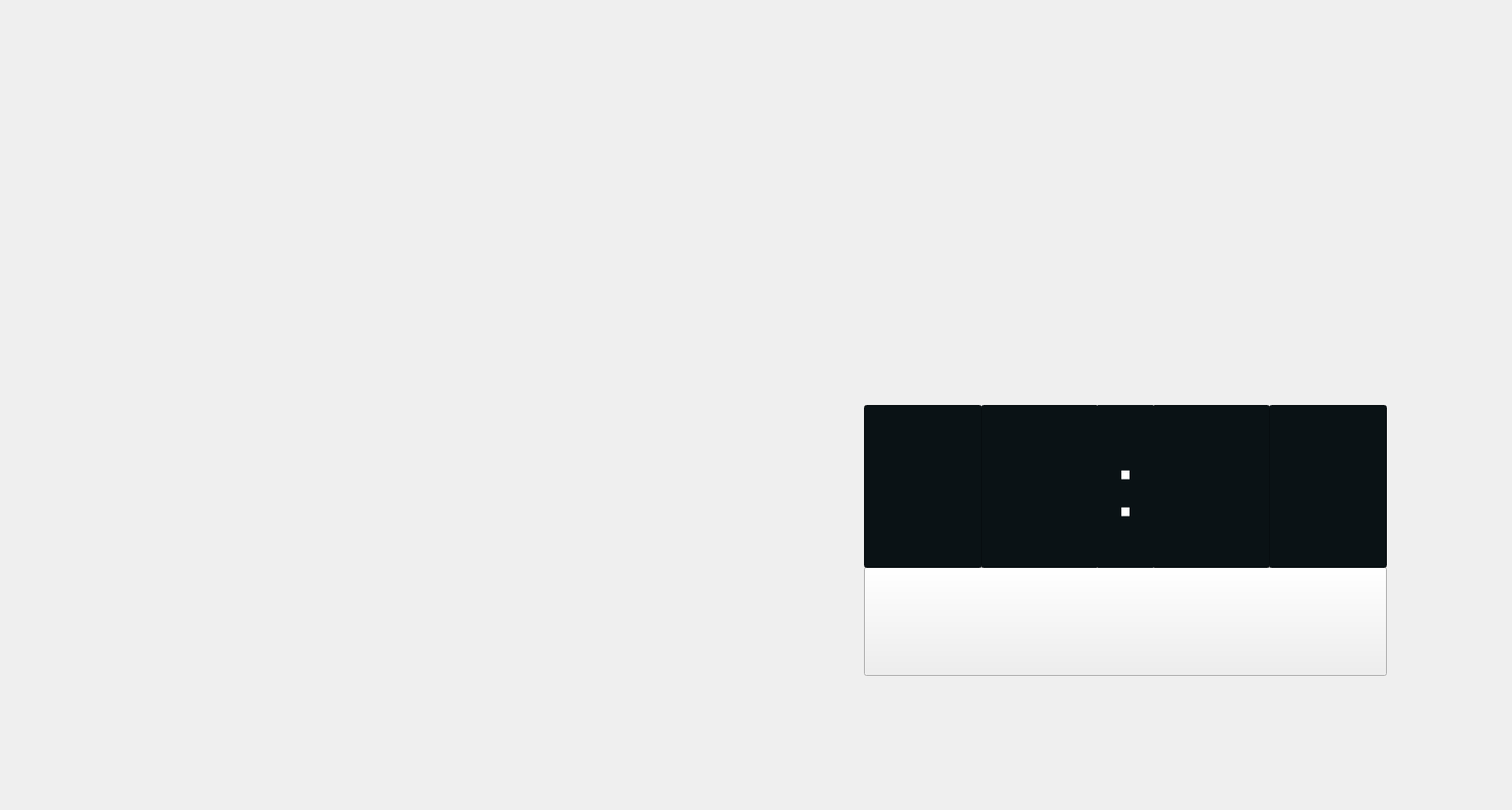
<?xml version="1.0" encoding="UTF-8"?>
<ui version="4.0">
 <class>Form</class>
 <widget class="QWidget" name="Form">
  <property name="geometry">
   <rect>
    <x>0</x>
    <y>0</y>
    <width>1680</width>
    <height>900</height>
   </rect>
  </property>
  <property name="contextMenuPolicy">
   <enum>Qt::ActionsContextMenu</enum>
  </property>
  <property name="windowTitle">
   <string>Form</string>
  </property>
  <property name="statusTip">
   <string extracomment="dddd"/>
  </property>
  <widget class="QPushButton" name="startBt">
   <property name="geometry">
    <rect>
     <x>960</x>
     <y>630</y>
     <width>581</width>
     <height>121</height>
    </rect>
   </property>
   <property name="styleSheet">
    <string notr="true">QPushButton#startBt:hover{border-image:url(&quot;UIDesign/UIButton/NextStationBtnH.png&quot;) }

QPushButton#startBt{border-image:url(&quot;UIDesign/UIButton/NextStationBtn.png&quot;) }
</string>
   </property>
   <property name="text">
    <string/>
   </property>
  </widget>
  <widget class="QLineEdit" name="hrOne">
   <property name="geometry">
    <rect>
     <x>960</x>
     <y>450</y>
     <width>131</width>
     <height>181</height>
    </rect>
   </property>
   <property name="font">
    <font>
     <pointsize>72</pointsize>
    </font>
   </property>
   <property name="layoutDirection">
    <enum>Qt::LeftToRight</enum>
   </property>
   <property name="autoFillBackground">
    <bool>false</bool>
   </property>
   <property name="styleSheet">
    <string notr="true">QLineEdit{ background-color :#0A1215; color:white}</string>
   </property>
   <property name="inputMethodHints">
    <set>Qt::ImhNone</set>
   </property>
   <property name="text">
    <string/>
   </property>
   <property name="alignment">
    <set>Qt::AlignCenter</set>
   </property>
  </widget>
  <widget class="QLineEdit" name="hrTwo">
   <property name="geometry">
    <rect>
     <x>1090</x>
     <y>450</y>
     <width>131</width>
     <height>181</height>
    </rect>
   </property>
   <property name="font">
    <font>
     <pointsize>72</pointsize>
    </font>
   </property>
   <property name="styleSheet">
    <string notr="true">QLineEdit{ background-color :#0A1215; color:white}
QLineEdit:hover{ background-color :white; color:#0A1215}</string>
   </property>
   <property name="alignment">
    <set>Qt::AlignCenter</set>
   </property>
  </widget>
  <widget class="QLineEdit" name="minOne">
   <property name="geometry">
    <rect>
     <x>1280</x>
     <y>450</y>
     <width>131</width>
     <height>181</height>
    </rect>
   </property>
   <property name="font">
    <font>
     <pointsize>72</pointsize>
    </font>
   </property>
   <property name="styleSheet">
    <string notr="true">QLineEdit{ background-color :#0A1215; color:white}
QLineEdit:hover{ background-color :white; color:#0A1215}</string>
   </property>
   <property name="alignment">
    <set>Qt::AlignCenter</set>
   </property>
  </widget>
  <widget class="QLineEdit" name="minTwo">
   <property name="geometry">
    <rect>
     <x>1410</x>
     <y>450</y>
     <width>131</width>
     <height>181</height>
    </rect>
   </property>
   <property name="font">
    <font>
     <pointsize>72</pointsize>
    </font>
   </property>
   <property name="styleSheet">
    <string notr="true">QLineEdit{ background-color :#0A1215; color:white}
QLineEdit:hover{ background-color :white; color:#0A1215}</string>
   </property>
   <property name="alignment">
    <set>Qt::AlignCenter</set>
   </property>
  </widget>
  <widget class="QLabel" name="label">
   <property name="geometry">
    <rect>
     <x>1220</x>
     <y>450</y>
     <width>61</width>
     <height>181</height>
    </rect>
   </property>
   <property name="font">
    <font>
     <pointsize>72</pointsize>
    </font>
   </property>
   <property name="styleSheet">
    <string notr="true">QLabel{ background-color :#0A1215; color:white}
QLabel:hover{ background-color :white; color:#0A1215}</string>
   </property>
   <property name="text">
    <string>:</string>
   </property>
   <property name="alignment">
    <set>Qt::AlignCenter</set>
   </property>
  </widget>
 </widget>
 <resources/>
 <connections/>
</ui>
